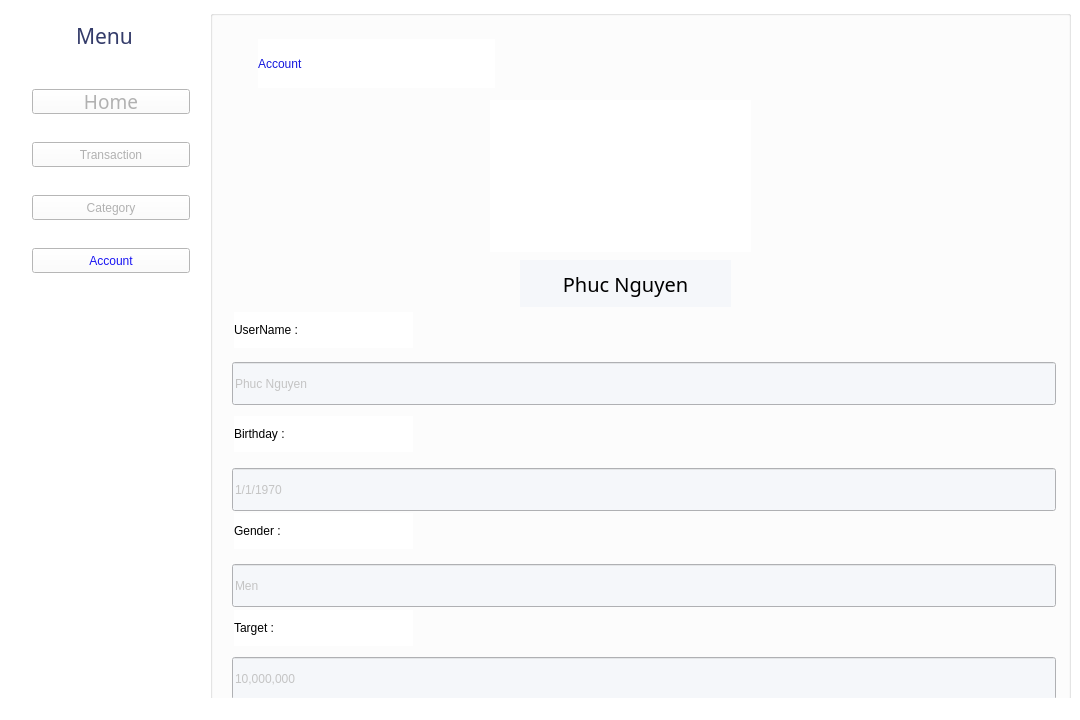
<?xml version="1.0" encoding="UTF-8"?>
<ui version="4.0">
 <class>MainWindow</class>
 <widget class="QMainWindow" name="MainWindow">
  <property name="geometry">
   <rect>
    <x>0</x>
    <y>0</y>
    <width>1080</width>
    <height>720</height>
   </rect>
  </property>
  <property name="sizePolicy">
   <sizepolicy hsizetype="Preferred" vsizetype="Preferred">
    <horstretch>0</horstretch>
    <verstretch>0</verstretch>
   </sizepolicy>
  </property>
  <property name="windowTitle">
   <string>Account</string>
  </property>
  <property name="windowIcon">
   <iconset>
    <normaloff>GitClone/Do_an_cky_KTLT/Images/Home/Icon_Home.png</normaloff>GitClone/Do_an_cky_KTLT/Images/Home/Icon_Home.png</iconset>
  </property>
  <property name="styleSheet">
   <string notr="true">background-color: rgb(255, 255, 255);</string>
  </property>
  <property name="animated">
   <bool>true</bool>
  </property>
  <property name="unifiedTitleAndToolBarOnMac">
   <bool>false</bool>
  </property>
  <widget class="QWidget" name="centralwidget">
   <widget class="QPushButton" name="pushButton_home">
    <property name="geometry">
     <rect>
      <x>32</x>
      <y>89</y>
      <width>158</width>
      <height>25</height>
     </rect>
    </property>
    <property name="font">
     <font>
      <family>Bahnschrift SemiLight</family>
      <pointsize>14</pointsize>
      <weight>50</weight>
      <italic>false</italic>
      <bold>false</bold>
     </font>
    </property>
    <property name="styleSheet">
     <string notr="true">font: 14pt &quot;Bahnschrift SemiLight&quot;;
color: rgb(177, 177, 177)</string>
    </property>
    <property name="text">
     <string>Home</string>
    </property>
    <property name="icon">
     <iconset>
      <normaloff>../../Images/Account/Icon_Home.png</normaloff>../../Images/Account/Icon_Home.png</iconset>
    </property>
    <property name="flat">
     <bool>false</bool>
    </property>
   </widget>
   <widget class="QLabel" name="label_menu">
    <property name="geometry">
     <rect>
      <x>76</x>
      <y>21</y>
      <width>71</width>
      <height>30</height>
     </rect>
    </property>
    <property name="font">
     <font>
      <family>Bahnschrift SemiLight</family>
      <pointsize>16</pointsize>
      <weight>50</weight>
      <italic>false</italic>
      <bold>false</bold>
     </font>
    </property>
    <property name="styleSheet">
     <string notr="true">color: rgb(52, 60, 106);
font: 16pt &quot;Bahnschrift SemiLight&quot;;</string>
    </property>
    <property name="text">
     <string>Menu</string>
    </property>
   </widget>
   <widget class="QLabel" name="label_2">
    <property name="geometry">
     <rect>
      <x>20</x>
      <y>21</y>
      <width>25</width>
      <height>25</height>
     </rect>
    </property>
    <property name="text">
     <string/>
    </property>
    <property name="pixmap">
     <pixmap>../../Images/Home/Icon_Menu.png</pixmap>
    </property>
   </widget>
   <widget class="QPushButton" name="pushButton_transaction">
    <property name="geometry">
     <rect>
      <x>32</x>
      <y>142</y>
      <width>158</width>
      <height>25</height>
     </rect>
    </property>
    <property name="styleSheet">
     <string notr="true">font: 14pt &quot;Bahnschrift SemiLight&quot;;
color: rgb(177, 177, 177);</string>
    </property>
    <property name="text">
     <string>Transaction</string>
    </property>
    <property name="icon">
     <iconset>
      <normaloff>../../Images/Home/Icon_Transaction.png</normaloff>../../Images/Home/Icon_Transaction.png</iconset>
    </property>
   </widget>
   <widget class="QPushButton" name="pushButton_account">
    <property name="geometry">
     <rect>
      <x>32</x>
      <y>248</y>
      <width>158</width>
      <height>25</height>
     </rect>
    </property>
    <property name="styleSheet">
     <string notr="true">font: 14pt &quot;Bahnschrift SemiLight&quot;;
color: rgb(24, 20, 243)</string>
    </property>
    <property name="text">
     <string>Account</string>
    </property>
    <property name="icon">
     <iconset>
      <normaloff>../../Images/Account/Icon_Account.png</normaloff>../../Images/Account/Icon_Account.png</iconset>
    </property>
   </widget>
   <widget class="QPushButton" name="pushButton_category">
    <property name="geometry">
     <rect>
      <x>32</x>
      <y>195</y>
      <width>158</width>
      <height>25</height>
     </rect>
    </property>
    <property name="styleSheet">
     <string notr="true">font: 14pt &quot;Bahnschrift SemiLight&quot;;
color: rgb(177, 177, 177);</string>
    </property>
    <property name="text">
     <string>Category</string>
    </property>
    <property name="icon">
     <iconset>
      <normaloff>../../Images/Home/Icon_Category.png</normaloff>../../Images/Home/Icon_Category.png</iconset>
    </property>
   </widget>
   <widget class="QLabel" name="label_8">
    <property name="geometry">
     <rect>
      <x>258</x>
      <y>39</y>
      <width>237</width>
      <height>49</height>
     </rect>
    </property>
    <property name="styleSheet">
     <string notr="true">font: 32pt &quot;Bahnschrift SemiLight&quot;;
color: rgb(19, 23, 221);</string>
    </property>
    <property name="text">
     <string>Account</string>
    </property>
   </widget>
   <widget class="QGroupBox" name="groupBox">
    <property name="geometry">
     <rect>
      <x>210</x>
      <y>10</y>
      <width>861</width>
      <height>691</height>
     </rect>
    </property>
    <property name="title">
     <string/>
    </property>
    <widget class="QLabel" name="label">
     <property name="geometry">
      <rect>
       <x>280</x>
       <y>90</y>
       <width>261</width>
       <height>152</height>
      </rect>
     </property>
     <property name="text">
      <string/>
     </property>
     <property name="pixmap">
      <pixmap>../../Images/Account/Icon_Bot.png</pixmap>
     </property>
     <property name="scaledContents">
      <bool>true</bool>
     </property>
    </widget>
    <widget class="QLabel" name="label_username">
     <property name="geometry">
      <rect>
       <x>310</x>
       <y>250</y>
       <width>211</width>
       <height>47</height>
      </rect>
     </property>
     <property name="font">
      <font>
       <family>Bahnschrift SemiLight</family>
       <pointsize>15</pointsize>
       <weight>50</weight>
       <italic>false</italic>
       <bold>false</bold>
      </font>
     </property>
     <property name="toolTip">
      <string>&lt;html&gt;&lt;head/&gt;&lt;body&gt;&lt;p align=&quot;center&quot;&gt;&lt;span style=&quot; font-size:16pt;&quot;&gt;&lt;br/&gt;&lt;/span&gt;&lt;/p&gt;&lt;/body&gt;&lt;/html&gt;</string>
     </property>
     <property name="whatsThis">
      <string>&lt;html&gt;&lt;head/&gt;&lt;body&gt;&lt;p align=&quot;center&quot;&gt;&lt;br/&gt;&lt;/p&gt;&lt;/body&gt;&lt;/html&gt;</string>
     </property>
     <property name="styleSheet">
      <string notr="true">font: 15pt &quot;Bahnschrift SemiLight&quot;;
background-color: rgb(245, 247, 250);</string>
     </property>
     <property name="text">
      <string>Phuc Nguyen</string>
     </property>
     <property name="scaledContents">
      <bool>false</bool>
     </property>
     <property name="alignment">
      <set>Qt::AlignCenter</set>
     </property>
    </widget>
   </widget>
   <widget class="QLabel" name="label_4">
    <property name="geometry">
     <rect>
      <x>234</x>
      <y>312</y>
      <width>179</width>
      <height>36</height>
     </rect>
    </property>
    <property name="styleSheet">
     <string notr="true">font: 16pt &quot;Bahnschrift SemiLight&quot;;</string>
    </property>
    <property name="text">
     <string>UserName :</string>
    </property>
   </widget>
   <widget class="QLabel" name="label_5">
    <property name="geometry">
     <rect>
      <x>234</x>
      <y>416</y>
      <width>179</width>
      <height>36</height>
     </rect>
    </property>
    <property name="styleSheet">
     <string notr="true">font: 16pt &quot;Bahnschrift SemiLight&quot;;</string>
    </property>
    <property name="text">
     <string>Birthday :</string>
    </property>
   </widget>
   <widget class="QLabel" name="label_6">
    <property name="geometry">
     <rect>
      <x>234</x>
      <y>513</y>
      <width>179</width>
      <height>36</height>
     </rect>
    </property>
    <property name="styleSheet">
     <string notr="true">font: 16pt &quot;Bahnschrift SemiLight&quot;;</string>
    </property>
    <property name="text">
     <string>Gender :</string>
    </property>
   </widget>
   <widget class="QLabel" name="label_7">
    <property name="geometry">
     <rect>
      <x>234</x>
      <y>610</y>
      <width>179</width>
      <height>36</height>
     </rect>
    </property>
    <property name="styleSheet">
     <string notr="true">font: 16pt &quot;Bahnschrift SemiLight&quot;;</string>
    </property>
    <property name="text">
     <string>Target :</string>
    </property>
   </widget>
   <widget class="QLineEdit" name="lineEdit_username">
    <property name="geometry">
     <rect>
      <x>232</x>
      <y>362</y>
      <width>824</width>
      <height>43</height>
     </rect>
    </property>
    <property name="styleSheet">
     <string notr="true">font: 14pt &quot;Bahnschrift SemiLight&quot;;
background-color: rgb(245, 247, 250);
color: rgb(196, 196, 196);</string>
    </property>
    <property name="text">
     <string>Phuc Nguyen</string>
    </property>
    <property name="readOnly">
     <bool>true</bool>
    </property>
   </widget>
   <widget class="QLineEdit" name="lineEdit_birthday">
    <property name="geometry">
     <rect>
      <x>232</x>
      <y>468</y>
      <width>824</width>
      <height>43</height>
     </rect>
    </property>
    <property name="styleSheet">
     <string notr="true">font: 14pt &quot;Bahnschrift SemiLight&quot;;
background-color: rgb(245, 247, 250);
color: rgb(196, 196, 196);</string>
    </property>
    <property name="text">
     <string>1/1/1970</string>
    </property>
    <property name="readOnly">
     <bool>true</bool>
    </property>
   </widget>
   <widget class="QLineEdit" name="lineEdit_gender">
    <property name="geometry">
     <rect>
      <x>232</x>
      <y>657</y>
      <width>824</width>
      <height>43</height>
     </rect>
    </property>
    <property name="styleSheet">
     <string notr="true">font: 14pt &quot;Bahnschrift SemiLight&quot;;
background-color: rgb(245, 247, 250);
color: rgb(196, 196, 196);</string>
    </property>
    <property name="text">
     <string>10,000,000</string>
    </property>
    <property name="readOnly">
     <bool>true</bool>
    </property>
   </widget>
   <widget class="QLineEdit" name="lineEdit_target">
    <property name="geometry">
     <rect>
      <x>232</x>
      <y>564</y>
      <width>824</width>
      <height>43</height>
     </rect>
    </property>
    <property name="styleSheet">
     <string notr="true">font: 14pt &quot;Bahnschrift SemiLight&quot;;
background-color: rgb(245, 247, 250);
color: rgb(196, 196, 196);</string>
    </property>
    <property name="text">
     <string>Men</string>
    </property>
    <property name="readOnly">
     <bool>true</bool>
    </property>
   </widget>
   <zorder>groupBox</zorder>
   <zorder>pushButton_home</zorder>
   <zorder>label_menu</zorder>
   <zorder>label_2</zorder>
   <zorder>pushButton_transaction</zorder>
   <zorder>pushButton_account</zorder>
   <zorder>pushButton_category</zorder>
   <zorder>label_8</zorder>
   <zorder>label_4</zorder>
   <zorder>label_5</zorder>
   <zorder>label_6</zorder>
   <zorder>label_7</zorder>
   <zorder>lineEdit_username</zorder>
   <zorder>lineEdit_birthday</zorder>
   <zorder>lineEdit_gender</zorder>
   <zorder>lineEdit_target</zorder>
  </widget>
  <widget class="QStatusBar" name="statusbar"/>
 </widget>
 <resources/>
 <connections/>
</ui>
